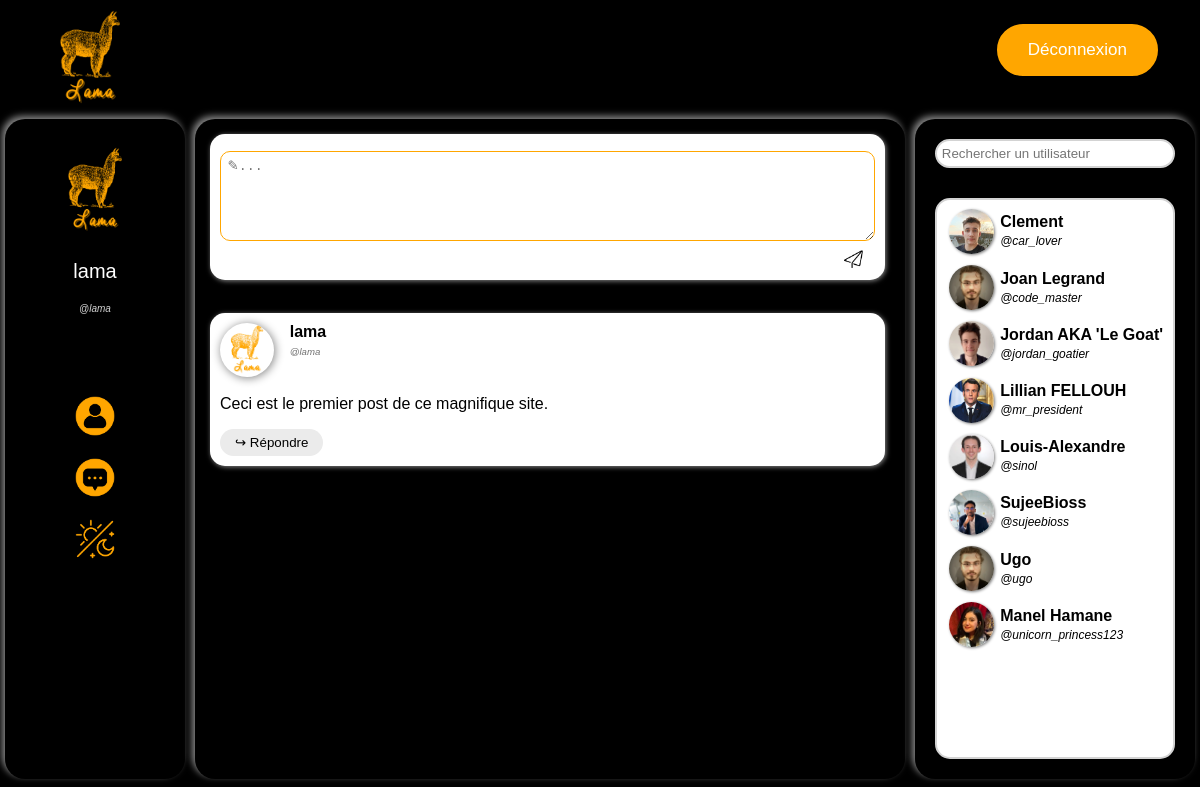
/feed/site.php (signed in), run on an earlier commit of the app's database.
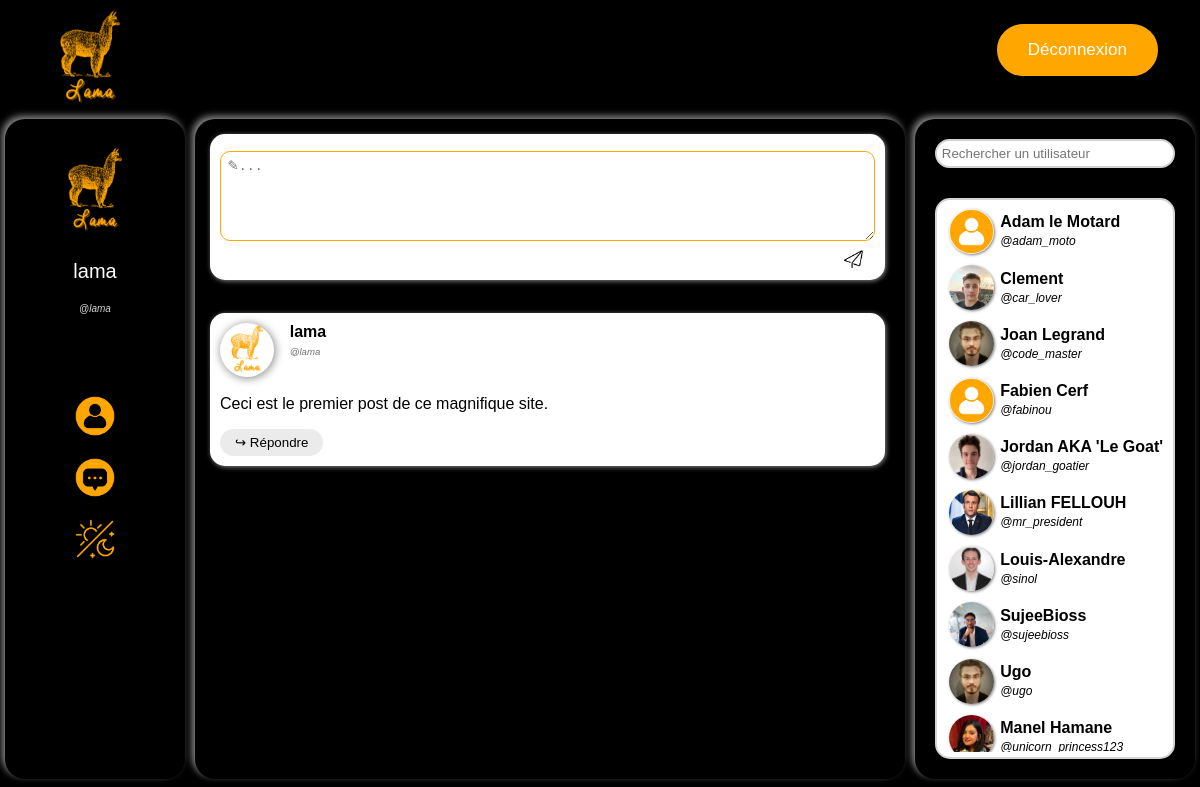
And on a later commit of the database.
### tables this page shows
CREATE TABLE Post (
  id INT PRIMARY KEY NOT NULL AUTO_INCREMENT,
  user_id varchar(50) NOT NULL,
  `date` DATE NOT NULL,
  message TEXT,
  parent_id INT,
  FOREIGN KEY (user_id) REFERENCES User(user_id)
);

CREATE TABLE `User` (
  user_id varchar(50) PRIMARY KEY NOT NULL,
  name varchar(100) NOT NULL,
  email varchar(100) NOT NULL,
  password varchar(100) NOT NULL
);

CREATE TABLE Friends(
  user_id_1 varchar(50) NOT NULL,
  user_id_2 varchar(50) NOT NULL,
  PRIMARY KEY(user_id_1, user_id_2),
  FOREIGN KEY (user_id_1) REFERENCES User(user_id),
  FOREIGN KEY (user_id_2) REFERENCES User(user_id)
);

### feed/site.php (the view, shortened to what this page needs)
<?php
    function fetch_comment($result)
    {
        while ($row = $result->fetch_assoc()) {
            if(file_exists("../img/user_profile_pictures/".$row["user_id"].".webp")){
                $img=$row["user_id"];
            }
            else{
                $img="default";
            }
            printf("
            <div id='%d' class='post_block'>
                <div class='post_block_user_info'>
                    <img src='../img/user_profile_pictures/%s.webp'>
                    <b>%s</b>
                    <br>
                    <i>@%s</i>
                </div>
                <div class='post_block_text'>
                    %s
                </div>
                <button class='comment_reply_button' onclick='toggle_reply(event)'>↪ Répondre</button>
                <div class='comment_text' style='display:none'>
                    <textarea rows='5' placeholder='✎...'  maxlength='200'></textarea>
                    <img src='../img/send_icon.webp' class='comment_send_button' onclick='send(event)'/>
                </div>
            </div>",$row["id"],$img,htmlspecialchars($row["name"]),htmlspecialchars($row["user_id"]),htmlspecialchars($row["message"]));
        }
    }
?>
<!DOCTYPE html>
<html lang="fr">
<head>
    <link rel="stylesheet" href="style.css">
    <?php
    if(file_exists("../img/user_profile_pictures/".$_SESSION["user_id"].".webp")){
        $img=$_SESSION["user_id"];
    }
    else{
        $img="default";
    }
    printf("<div style='display:none'>
    <p id='user_id'>%s</p>
    <p id='name'>%s</p>
    <p id='email'>%s</p>
    <p id='img'>%s</p></div>",$_SESSION["user_id"],$_SESSION["name"],$_SESSION["email"],$img);
    ?>
</head>
<body>
    <?php include("../header/header.php"); ?>
    <div id="div_main">
        <div id="div_profile" class="panel">
            <div id="user_info"><br>
                <?php
                    if(file_exists("../img/user_profile_pictures/".$_SESSION["user_id"].".webp")){
                        $img=$_SESSION["user_id"];
                    }else{
                        $img="default";
                    }
                    printf("
                        <img id='user_pic' src='../img/user_profile_pictures/%s.webp' onclick='afficher_input_file()'>
                        <form method='post' action='/core/inputPP.php' style='display: none;' id='formPP' enctype='multipart/form-data'>
                            <div id='change_pp_div'>
                                <label id='change_pic_label' for='myFile'>Modifier</label>
                                <input type='file' id='myFile' name='filename' style='visibility:hidden;'>
                                <input id='change_pic_submit' type='submit' value='✔'>
                            </div>
                        </form>
                        <p id='user_name'>%s</p>
                        <p id='user_id'>@%s</p><br>", $img, $_SESSION["name"], $_SESSION["user_id"]);
                ?>
            </div>
            <div id="profile_links">
                <a href="#"> <img src="../img/user_profile_pictures/default.webp" \> </a><br>
                <a href="../message/message.php"> <img src="../img/message_icon.webp" \> </a><br>
                <a href="#" onclick="change_theme();"> <img src="../img/change_theme_icon.webp" \> </a><br>
            </div>
        </div>
        <div id="div_feed" class="panel">
            <div id="postlist">
                <div id='NULL' class='post_block'>
                    <div class='comment_text'>
                        <textarea rows='5' placeholder='✎...'  maxlength='200'></textarea>
                        <img src='../img/send_icon.webp' class='comment_send_button' onclick='send(event)'/>
                    </div>
                </div><br>
                <?php
                $mysqli = new mysqli("localhost", "lama", "lama_admin", "lama");
                $result = $mysqli->query("SELECT Post.user_id,Post.date,Post.message,Post.id,User.name FROM Post NATURAL JOIN User WHERE parent_id IS NULL");
                fetch_comment($result);
                ?>
            </div>
        </div>
        <div id="div_friendlist" class="panel">
            <input type="text" id="search_bar" placeholder="Rechercher un utilisateur"></input>
            <br>
            <div id="friendlist">
                <div id="friends">
                    <?php
                    $result = $mysqli->execute_query("SELECT Friends.user_id_1, User.name, Friends.user_id_2 from Friends INNER JOIN User ON Friends.user_id_2 = User.user_id WHERE Friends.user_id_1 = ?",[$_SESSION["user_id"]]);
                    foreach($result as $row){
                        if(file_exists("../img/user_profile_pictures/".$row["user_id_2"].".webp")){
                            $img=$row["user_id_2"];
                        }
                        else{
                            $img="default";
                        }
                        printf("<div class='friend_block'>
                        <img src='../img/user_profile_pictures/%s.webp'>
                        <div>
                            <b>%s</b>
                            <br>
                            <i>@%s</i>
                        </div>
                    </div>", $img, $row["name"], $row["user_id_2"]);
                    }
                    ?>
                </div>
            </div>
        </div>
    </div>
</body>
</html>

### header/header.php (shortened to what this page needs)
<link rel="stylesheet" href="/header/header.css">
<header>
    <a href='/feed/site.php'><img id="lama_logo" src="../img/lama_logo.webp"></a>
    <a href='/login/deconnexion.php' id='connexion_button'>Déconnexion</a>
</header>

### feed/style.css (style rules this page uses)
:root { --lama_orange:#ffa600; --police_font:#ffffff; --user_id_font:#d3d3d3; --main_divs_shadow:#b9b9b9bb; --bg_color:#000000; }
html, body { height: 99%; font-family: Arial, Helvetica, sans-serif; }
body { background-color: var(--bg_color); margin: 0px; display: flex; flex-direction: column; }
#div_main { height: 1px; flex: 2; display: flex; }
.panel { border-radius: 20px; box-shadow: var(--main_divs_shadow) -3px -3px 7px; margin:5px; }
#div_profile { width: 15%; text-align: center; overflow: auto; }
#user_info { padding-bottom: 20%; }
#user_pic { width: 50%; height: 50%; margin: auto; margin: 10px; border-radius: 10%; }
#user_name { font-style: bold; font-size: 20px; margin-top: 5%; color: var(--police_font); }
#user_id { font-style: italic; color: var(--user_id_font); font-size: 10px; }
#profile_links { margin-top: 10%; }
#profile_links>a { color: var(--police_font); text-decoration: none; }
#profile_links>a>img { width: 22%; height: 22%; margin-bottom: 10%; }
#div_feed { flex: 2; padding: 10px; }
#postlist { height: 100%; overflow-y: scroll; padding: 5px; padding-right: 10px; border-radius: 10px; }
.post_block { background-color: white; box-shadow: var(--main_divs_shadow) 1px 1px 5px; border-radius: 15px; margin-bottom: 15px; padding: 10px; text-align: justify; color:black; }
.post_block_user_info>img { width: 10%; height: 10%; border-radius: 100%; box-shadow: grey 1px 1px 10px; margin-right: 3%; float: left; }
.post_block_user_info { display: inline-block; }
.post_block_user_info>i { font-size: 60%; color: rgb(114, 114, 114); max-height: 100%; }
.post_block_text { white-space: pre-line; width: 100%; word-wrap: anywhere; }
.comment_reply_button { margin-top: 2.5%; background-color: rgb(235, 235, 235); border-radius:40px; border:none; cursor:pointer; padding:6px 15px; }
.comment_text { margin-top: 1%; text-align: right; }
.comment_text>textarea { padding: 1%; box-sizing: border-box; border-radius:10px; border-color: var(--lama_orange); resize:none; width: 100%; resize: vertical; }
.comment_send_button { cursor:pointer; width: 3%; height: 3%; margin-right: 1%; margin-bottom: -1%; padding: 5px; border-radius: 7px; }
#div_friendlist { width: 20%; display: flex; flex-direction: column; text-align: center; padding: 20px; }
#search_bar { margin-bottom: 5%; background-color: #ffffff; border: 2px solid lightgray; border-radius: 15px; padding: 2%; }
#friendlist { flex:2; height: 100px; background-color: #ffffff; border: 2px solid lightgray; border-radius: 15px; padding: 2%; width: auto; text-align: left; }
#friends { overflow-y: scroll; height: 100%; }
.friend_block { margin-top: 2%; margin-left: 3%; padding-bottom: 5%; }
.friend_block img { margin-right: 3%; width: 45px; height: 45px; float: left; border-radius: 100%; box-shadow: grey 1px 1px 3px; }
.friend_block div { padding-top: 2%; }
.friend_block i { font-size: 12px; }
* { scrollbar-width: auto; scrollbar-color: var(--lama_orange) transparent; }

### header/header.css (style rules this page uses)
#lama_logo { margin-left: 40px; margin-top: 10px; width: 100px; height: 100px; }
#connexion_button { background-color: var(--lama_orange); border-radius:28px; border: var(--bg_color) 2px solid; cursor:pointer; color:var(--police_font); font-size:17px; padding:16px 31px; text-decoration:none; margin-top: 1.8%; margin-right: 40px; float: right; }

What changed in the data, as far as the page shows it:
added friends: user_id_2.name "Adam le Motard", user_id_2 "adam_moto"
added friends: user_id_2.name "Fabien Cerf", user_id_2 "fabinou"
